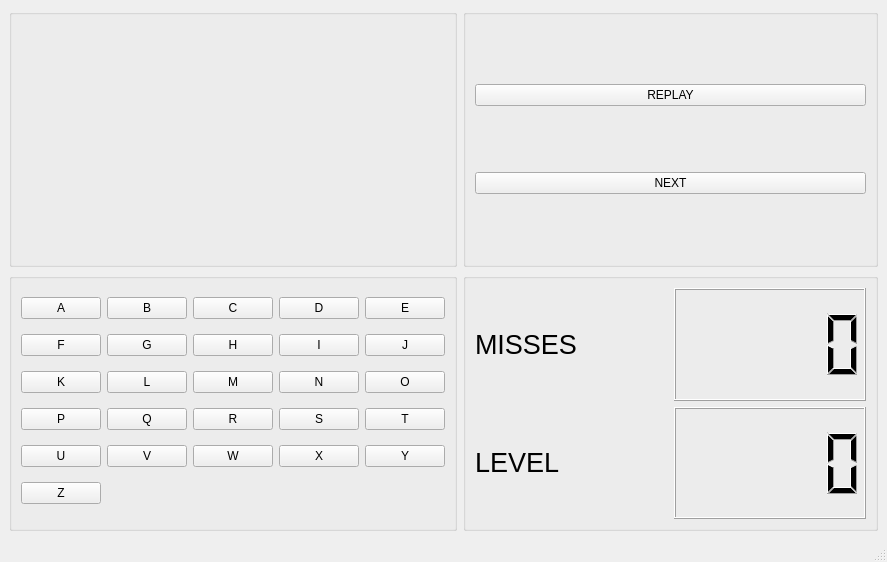
<?xml version="1.0" encoding="UTF-8"?>
<ui version="4.0">
 <class>Playgame</class>
 <widget class="QMainWindow" name="Playgame">
  <property name="geometry">
   <rect>
    <x>0</x>
    <y>0</y>
    <width>887</width>
    <height>562</height>
   </rect>
  </property>
  <property name="windowTitle">
   <string>MainWindow</string>
  </property>
  <widget class="QWidget" name="centralwidget">
   <layout class="QGridLayout" name="gridLayout_2">
    <item row="0" column="0">
     <widget class="QGroupBox" name="groupBox_2">
      <property name="title">
       <string/>
      </property>
      <widget class="QLabel" name="label">
       <property name="geometry">
        <rect>
         <x>30</x>
         <y>50</y>
         <width>421</width>
         <height>101</height>
        </rect>
       </property>
       <property name="text">
        <string/>
       </property>
      </widget>
     </widget>
    </item>
    <item row="0" column="1">
     <widget class="QGroupBox" name="groupBox_4">
      <property name="title">
       <string/>
      </property>
      <layout class="QVBoxLayout" name="verticalLayout">
       <item>
        <widget class="QPushButton" name="pushButton_27">
         <property name="text">
          <string>REPLAY</string>
         </property>
        </widget>
       </item>
       <item>
        <widget class="QPushButton" name="pushButton_28">
         <property name="text">
          <string>NEXT</string>
         </property>
        </widget>
       </item>
      </layout>
     </widget>
    </item>
    <item row="1" column="0">
     <widget class="QGroupBox" name="groupBox">
      <property name="title">
       <string/>
      </property>
      <layout class="QGridLayout" name="gridLayout">
       <item row="3" column="0">
        <widget class="QPushButton" name="pushButton_16">
         <property name="text">
          <string>P</string>
         </property>
        </widget>
       </item>
       <item row="3" column="2">
        <widget class="QPushButton" name="pushButton_18">
         <property name="text">
          <string>R</string>
         </property>
        </widget>
       </item>
       <item row="4" column="3">
        <widget class="QPushButton" name="pushButton_24">
         <property name="text">
          <string>X</string>
         </property>
        </widget>
       </item>
       <item row="0" column="4">
        <widget class="QPushButton" name="pushButton_5">
         <property name="text">
          <string>E</string>
         </property>
        </widget>
       </item>
       <item row="2" column="0">
        <widget class="QPushButton" name="pushButton_11">
         <property name="text">
          <string>K</string>
         </property>
        </widget>
       </item>
       <item row="3" column="1">
        <widget class="QPushButton" name="pushButton_17">
         <property name="text">
          <string>Q</string>
         </property>
        </widget>
       </item>
       <item row="1" column="2">
        <widget class="QPushButton" name="pushButton_8">
         <property name="text">
          <string>H</string>
         </property>
        </widget>
       </item>
       <item row="0" column="2">
        <widget class="QPushButton" name="pushButton_3">
         <property name="text">
          <string>C</string>
         </property>
        </widget>
       </item>
       <item row="1" column="4">
        <widget class="QPushButton" name="pushButton_10">
         <property name="text">
          <string>J</string>
         </property>
        </widget>
       </item>
       <item row="0" column="0">
        <widget class="QPushButton" name="pushButton">
         <property name="text">
          <string>A</string>
         </property>
        </widget>
       </item>
       <item row="2" column="4">
        <widget class="QPushButton" name="pushButton_15">
         <property name="text">
          <string>O</string>
         </property>
        </widget>
       </item>
       <item row="2" column="1">
        <widget class="QPushButton" name="pushButton_12">
         <property name="text">
          <string>L</string>
         </property>
        </widget>
       </item>
       <item row="1" column="3">
        <widget class="QPushButton" name="pushButton_9">
         <property name="text">
          <string>I</string>
         </property>
        </widget>
       </item>
       <item row="3" column="4">
        <widget class="QPushButton" name="pushButton_20">
         <property name="text">
          <string>T</string>
         </property>
        </widget>
       </item>
       <item row="2" column="3">
        <widget class="QPushButton" name="pushButton_14">
         <property name="text">
          <string>N</string>
         </property>
        </widget>
       </item>
       <item row="4" column="1">
        <widget class="QPushButton" name="pushButton_22">
         <property name="text">
          <string>V</string>
         </property>
        </widget>
       </item>
       <item row="4" column="4">
        <widget class="QPushButton" name="pushButton_25">
         <property name="text">
          <string>Y</string>
         </property>
        </widget>
       </item>
       <item row="1" column="0">
        <widget class="QPushButton" name="pushButton_6">
         <property name="text">
          <string>F</string>
         </property>
        </widget>
       </item>
       <item row="4" column="2">
        <widget class="QPushButton" name="pushButton_23">
         <property name="text">
          <string>W</string>
         </property>
        </widget>
       </item>
       <item row="4" column="0">
        <widget class="QPushButton" name="pushButton_21">
         <property name="text">
          <string>U</string>
         </property>
        </widget>
       </item>
       <item row="0" column="3">
        <widget class="QPushButton" name="pushButton_4">
         <property name="text">
          <string>D</string>
         </property>
        </widget>
       </item>
       <item row="0" column="1">
        <widget class="QPushButton" name="pushButton_2">
         <property name="text">
          <string>B</string>
         </property>
        </widget>
       </item>
       <item row="1" column="1">
        <widget class="QPushButton" name="pushButton_7">
         <property name="text">
          <string>G</string>
         </property>
        </widget>
       </item>
       <item row="2" column="2">
        <widget class="QPushButton" name="pushButton_13">
         <property name="text">
          <string>M</string>
         </property>
        </widget>
       </item>
       <item row="3" column="3">
        <widget class="QPushButton" name="pushButton_19">
         <property name="text">
          <string>S</string>
         </property>
        </widget>
       </item>
       <item row="5" column="0">
        <widget class="QPushButton" name="pushButton_26">
         <property name="text">
          <string>Z</string>
         </property>
        </widget>
       </item>
      </layout>
     </widget>
    </item>
    <item row="1" column="1">
     <widget class="QGroupBox" name="groupBox_3">
      <property name="title">
       <string/>
      </property>
      <layout class="QGridLayout" name="gridLayout_3">
       <item row="0" column="0">
        <widget class="QLabel" name="label_2">
         <property name="text">
          <string>&lt;html&gt;&lt;head/&gt;&lt;body&gt;&lt;p&gt;&lt;span style=&quot; font-size:20pt;&quot;&gt;MISSES&lt;/span&gt;&lt;/p&gt;&lt;/body&gt;&lt;/html&gt;</string>
         </property>
        </widget>
       </item>
       <item row="0" column="1">
        <widget class="QLCDNumber" name="lcdNumber"/>
       </item>
       <item row="1" column="0">
        <widget class="QLabel" name="label_3">
         <property name="text">
          <string>&lt;html&gt;&lt;head/&gt;&lt;body&gt;&lt;p&gt;&lt;span style=&quot; font-size:20pt;&quot;&gt;LEVEL&lt;/span&gt;&lt;/p&gt;&lt;/body&gt;&lt;/html&gt;</string>
         </property>
        </widget>
       </item>
       <item row="1" column="1">
        <widget class="QLCDNumber" name="lcdNumber_2"/>
       </item>
      </layout>
     </widget>
    </item>
   </layout>
  </widget>
  <widget class="QMenuBar" name="menubar">
   <property name="geometry">
    <rect>
     <x>0</x>
     <y>0</y>
     <width>887</width>
     <height>25</height>
    </rect>
   </property>
  </widget>
  <widget class="QStatusBar" name="statusbar"/>
 </widget>
 <resources/>
 <connections/>
</ui>
